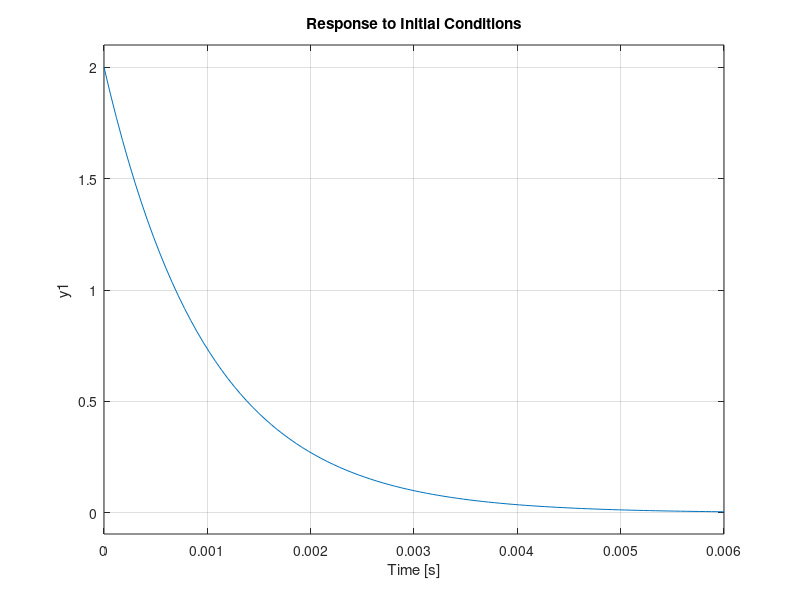
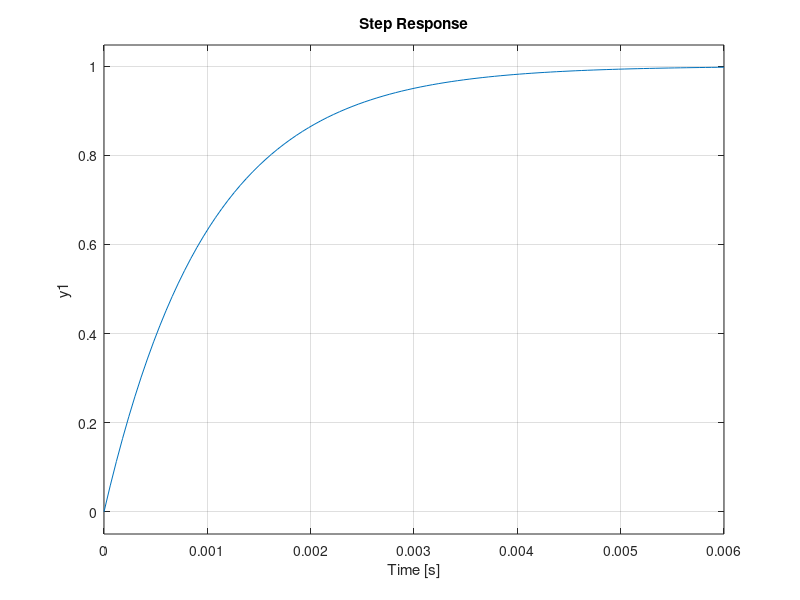

Write the MATLAB code that produced these figures, in order.
%Homework #5 submitted by Deepak Edakkattil Gopinath (2909041);
clear;
clc;

R = 10^6;
C = 1*10^-9;

a = -1/(R*C);
b = 1/R;
c = 1/C
d =[];

x0 = 2*10^-9;

%Parameters of the system
% a = -2;
% b = 5;
% c = 2;
% d = 1;

% x0 = 1; %initial condition
sys = ss(a,b,c,d);
initial(sys, x0);
figure;
step(sys);
